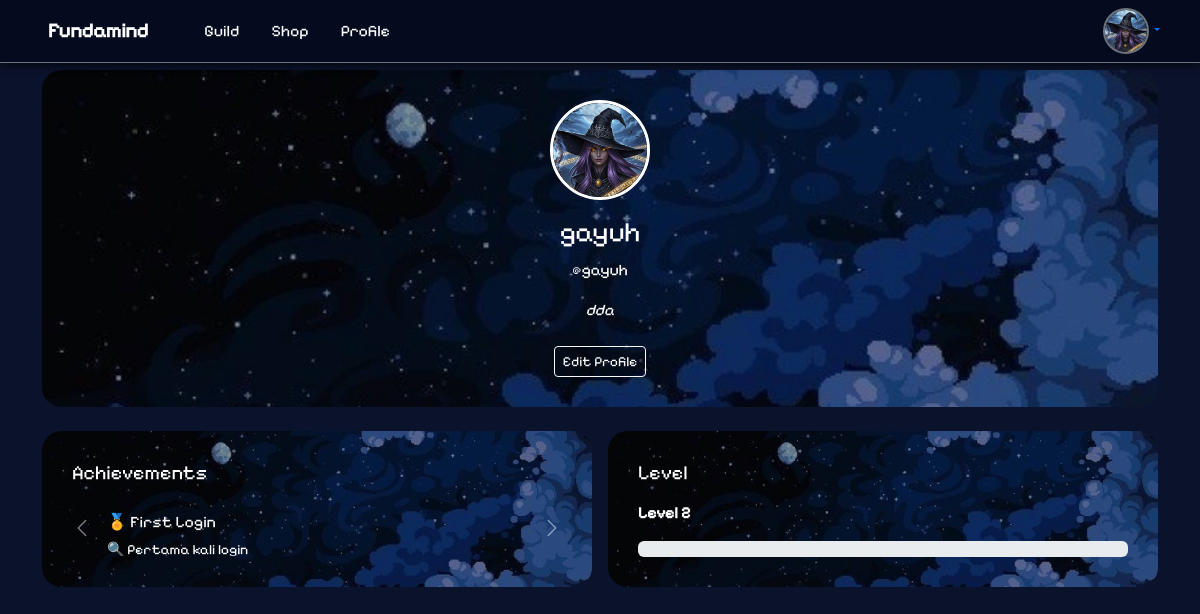
Screenshot of /pages/profile.php (signed in) with the database file from the repository.
### tables this page shows
CREATE TABLE `users` (
  `id_user` int NOT NULL,
  `username` varchar(50) NOT NULL,
  `password` varchar(255) NOT NULL,
  `avatar` enum('Ellipse_1.png','Ellipse_2.png','Ellipse_3.png','Ellipse_4.png','Ellipse_5.png') DEFAULT 'Ellipse_1.png',
  `bio` text,
  `level` int DEFAULT '1',
  `xp` int DEFAULT '0',
  `xp_next` int DEFAULT '100',
  `coin` int DEFAULT '0'
);

CREATE TABLE `achievements` (
  `id_achievement` int NOT NULL,
  `nama` varchar(100) NOT NULL,
  `syarat` text
);

### pages/profile.php (the view, shortened to what this page needs)
<?php
include 'db.php';
$id_user = $_SESSION['user_id'];
$sql = "SELECT * FROM users WHERE id_user = $id_user";
$result = mysqli_query($koneksi, $sql);
$data = mysqli_fetch_assoc($result);
?>
<!DOCTYPE html>
<html lang="en">
<head>
  <link href="https://cdn.jsdelivr.net/npm/bootstrap@5.3.0/dist/css/bootstrap.min.css" rel="stylesheet">
  <link rel="stylesheet" href="../assets/css/profile.css">
  <link rel="stylesheet" href="../assets/css/navbar.css" />
</head>
<body>
  <?php include 'includes/navbar.php'; ?>
  <div class="container">
    <div class="profile-card mb-4 text-center">
      <img src="../assets/images/<?php echo htmlspecialchars($data['avatar']); ?>" alt="avatar" class="avatar mb-3">
      <h3><?php echo htmlspecialchars($data['username']); ?></h3>
      <p>@<?php echo strtolower(htmlspecialchars($data['username'])); ?></p>
      <p><em><?php echo $data['bio'] ? htmlspecialchars($data['bio']) : 'Belum ada bio.'; ?></em></p>
      <a href="edit_profile.php" class="btn btn-outline-light btn-sm mt-2">Edit Profile</a>
    </div>
    <div class="row g-3">
      <div class="col-md-6">
        <div class="profile-card h-100">
          <h5 class="mb-3">Achievements</h5>
          <div id="achievementCarousel" class="carousel slide" data-bs-ride="carousel">
            <div class="carousel-inner">
              <?php
              $sql_achievements = "
          SELECT a.nama, a.syarat
          FROM user_achievements ua
          JOIN achievements a ON ua.id_achievement = a.id_achievement
          WHERE ua.id_user = $id_user
        ";
              $res_achievements = mysqli_query($koneksi, $sql_achievements);
              $activeSet = false;
              if (mysqli_num_rows($res_achievements) > 0):
                while ($row = mysqli_fetch_assoc($res_achievements)):
              ?>
                  <div class="carousel-item <?php if (!$activeSet) {
                                              echo 'active';
                                              $activeSet = true;
                                            } ?>">
                    <div class="achievement-card text-white">
                      <h6>🏅 <?php echo htmlspecialchars($row['nama']); ?></h6>
                      <p class="small mb-0">🔍 <?php echo htmlspecialchars($row['syarat']); ?></p>
                    </div>
                  </div>
                <?php endwhile;
              endif; ?>
            </div>
            <button class="carousel-control-prev" type="button" data-bs-target="#achievementCarousel" data-bs-slide="prev">
              <span class="carousel-control-prev-icon" aria-hidden="true"></span>
            </button>
            <button class="carousel-control-next" type="button" data-bs-target="#achievementCarousel" data-bs-slide="next">
              <span class="carousel-control-next-icon" aria-hidden="true"></span>
            </button>
          </div>
        </div>
      </div>
      <div class="col-md-6">
        <div class="profile-card">
          <h5 class="mb-3">Level</h5>
          <p><strong>Level <?php echo $data['level']; ?></strong></p>
          <div class="progress">
          </div>
        </div>
      </div>
    </div>
  </div>
</body>
</html>

### assets/css/profile.css (style rules this page uses)
body { font-family: "PixelifySans", sans-serif; background-color: #0b122b; color: white; }
.container { padding-top: 70px; }
.profile-card { position: relative; border-radius: 20px; overflow: hidden; padding: 30px; color: white; background-image: url("../images/BackgroundBlueSkyPixel.webp"); background-size: cover; background-position: center; }
.profile-card::before { content: ""; position: absolute; inset: 0; background-color: rgba(0, 0, 0, 0.4); }
.profile-card > * { position: relative; z-index: 1; }
.avatar { width: 100px; height: 100px; border-radius: 50%; border: 3px solid white; object-fit: cover; }
.carousel-item { height: 55px; }
.achievement-card { background-color: transparent; border-radius: 15px; padding: 35px; height: 100%; display: flex; flex-direction: column; justify-content: center; }
.carousel-control-prev, .carousel-control-next { width: 2%; }
.carousel-control-prev-icon, .carousel-control-next-icon { background-color: transparent; padding: 10px; }
.carousel-control-prev { justify-content: flex-start; }
.carousel-control-next { justify-content: flex-end; }

### rows the page displays
users: avatar (picture), username "gayuh", bio "dda", level "2"
achievements: nama "First Login", syarat "Pertama kali login"
